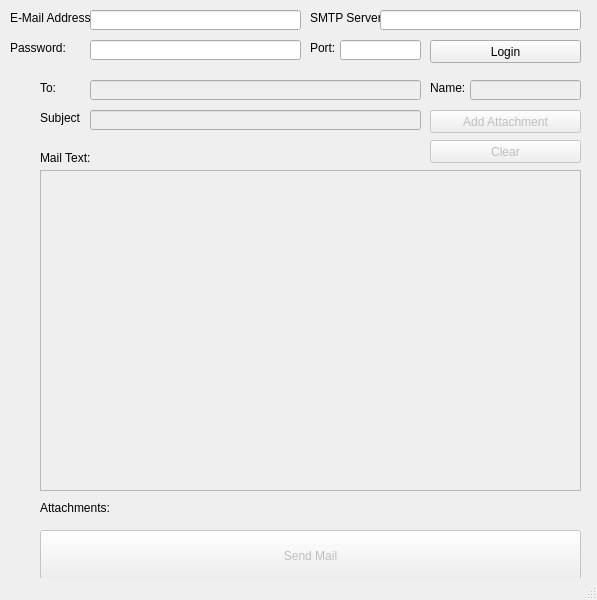
<?xml version="1.0" encoding="UTF-8"?>
<ui version="4.0">
 <class>MainWindow</class>
 <widget class="QMainWindow" name="MainWindow">
  <property name="geometry">
   <rect>
    <x>0</x>
    <y>0</y>
    <width>597</width>
    <height>600</height>
   </rect>
  </property>
  <property name="windowTitle">
   <string>MainWindow</string>
  </property>
  <widget class="QWidget" name="centralwidget">
   <widget class="QLabel" name="label">
    <property name="geometry">
     <rect>
      <x>10</x>
      <y>10</y>
      <width>81</width>
      <height>16</height>
     </rect>
    </property>
    <property name="text">
     <string>E-Mail Address: </string>
    </property>
   </widget>
   <widget class="QLabel" name="label_2">
    <property name="geometry">
     <rect>
      <x>310</x>
      <y>10</y>
      <width>71</width>
      <height>16</height>
     </rect>
    </property>
    <property name="text">
     <string>SMTP Server:</string>
    </property>
   </widget>
   <widget class="QLineEdit" name="lineEdit">
    <property name="enabled">
     <bool>true</bool>
    </property>
    <property name="geometry">
     <rect>
      <x>90</x>
      <y>10</y>
      <width>211</width>
      <height>20</height>
     </rect>
    </property>
   </widget>
   <widget class="QLineEdit" name="lineEdit_3">
    <property name="enabled">
     <bool>true</bool>
    </property>
    <property name="geometry">
     <rect>
      <x>90</x>
      <y>40</y>
      <width>211</width>
      <height>20</height>
     </rect>
    </property>
    <property name="echoMode">
     <enum>QLineEdit::Password</enum>
    </property>
   </widget>
   <widget class="QLabel" name="label_3">
    <property name="geometry">
     <rect>
      <x>10</x>
      <y>40</y>
      <width>81</width>
      <height>16</height>
     </rect>
    </property>
    <property name="text">
     <string>Password:</string>
    </property>
   </widget>
   <widget class="QLineEdit" name="lineEdit_2">
    <property name="enabled">
     <bool>true</bool>
    </property>
    <property name="geometry">
     <rect>
      <x>380</x>
      <y>10</y>
      <width>201</width>
      <height>20</height>
     </rect>
    </property>
    <property name="echoMode">
     <enum>QLineEdit::Normal</enum>
    </property>
   </widget>
   <widget class="QLabel" name="label_4">
    <property name="geometry">
     <rect>
      <x>310</x>
      <y>40</y>
      <width>41</width>
      <height>16</height>
     </rect>
    </property>
    <property name="text">
     <string>Port:</string>
    </property>
   </widget>
   <widget class="QLineEdit" name="lineEdit_4">
    <property name="enabled">
     <bool>true</bool>
    </property>
    <property name="geometry">
     <rect>
      <x>340</x>
      <y>40</y>
      <width>81</width>
      <height>20</height>
     </rect>
    </property>
   </widget>
   <widget class="QPushButton" name="pushButton">
    <property name="enabled">
     <bool>true</bool>
    </property>
    <property name="geometry">
     <rect>
      <x>430</x>
      <y>40</y>
      <width>151</width>
      <height>23</height>
     </rect>
    </property>
    <property name="text">
     <string>Login</string>
    </property>
   </widget>
   <widget class="QLabel" name="label_5">
    <property name="geometry">
     <rect>
      <x>40</x>
      <y>80</y>
      <width>41</width>
      <height>16</height>
     </rect>
    </property>
    <property name="text">
     <string>To:</string>
    </property>
   </widget>
   <widget class="QLineEdit" name="lineEdit_5">
    <property name="enabled">
     <bool>false</bool>
    </property>
    <property name="geometry">
     <rect>
      <x>90</x>
      <y>80</y>
      <width>331</width>
      <height>20</height>
     </rect>
    </property>
   </widget>
   <widget class="QPushButton" name="pushButton_2">
    <property name="enabled">
     <bool>false</bool>
    </property>
    <property name="geometry">
     <rect>
      <x>430</x>
      <y>110</y>
      <width>151</width>
      <height>23</height>
     </rect>
    </property>
    <property name="text">
     <string>Add Attachment</string>
    </property>
   </widget>
   <widget class="QLabel" name="label_6">
    <property name="geometry">
     <rect>
      <x>40</x>
      <y>110</y>
      <width>41</width>
      <height>16</height>
     </rect>
    </property>
    <property name="text">
     <string>Subject:</string>
    </property>
   </widget>
   <widget class="QLineEdit" name="lineEdit_6">
    <property name="enabled">
     <bool>false</bool>
    </property>
    <property name="geometry">
     <rect>
      <x>90</x>
      <y>110</y>
      <width>331</width>
      <height>20</height>
     </rect>
    </property>
   </widget>
   <widget class="QLabel" name="label_7">
    <property name="geometry">
     <rect>
      <x>40</x>
      <y>150</y>
      <width>61</width>
      <height>16</height>
     </rect>
    </property>
    <property name="text">
     <string>Mail Text:</string>
    </property>
   </widget>
   <widget class="QTextEdit" name="textEdit">
    <property name="enabled">
     <bool>false</bool>
    </property>
    <property name="geometry">
     <rect>
      <x>40</x>
      <y>170</y>
      <width>541</width>
      <height>321</height>
     </rect>
    </property>
   </widget>
   <widget class="QLabel" name="label_8">
    <property name="geometry">
     <rect>
      <x>40</x>
      <y>500</y>
      <width>431</width>
      <height>16</height>
     </rect>
    </property>
    <property name="text">
     <string>Attachments:</string>
    </property>
   </widget>
   <widget class="QPushButton" name="pushButton_3">
    <property name="enabled">
     <bool>false</bool>
    </property>
    <property name="geometry">
     <rect>
      <x>40</x>
      <y>530</y>
      <width>541</width>
      <height>51</height>
     </rect>
    </property>
    <property name="text">
     <string>Send Mail</string>
    </property>
   </widget>
   <widget class="QPushButton" name="pushButton_5">
    <property name="enabled">
     <bool>false</bool>
    </property>
    <property name="geometry">
     <rect>
      <x>430</x>
      <y>140</y>
      <width>151</width>
      <height>23</height>
     </rect>
    </property>
    <property name="text">
     <string>Clear</string>
    </property>
   </widget>
   <widget class="QLabel" name="label_9">
    <property name="geometry">
     <rect>
      <x>430</x>
      <y>80</y>
      <width>41</width>
      <height>16</height>
     </rect>
    </property>
    <property name="text">
     <string>Name:</string>
    </property>
   </widget>
   <widget class="QLineEdit" name="lineEdit_7">
    <property name="enabled">
     <bool>false</bool>
    </property>
    <property name="geometry">
     <rect>
      <x>470</x>
      <y>80</y>
      <width>111</width>
      <height>20</height>
     </rect>
    </property>
   </widget>
  </widget>
  <widget class="QStatusBar" name="statusbar"/>
 </widget>
 <tabstops>
  <tabstop>lineEdit</tabstop>
  <tabstop>lineEdit_3</tabstop>
  <tabstop>lineEdit_2</tabstop>
  <tabstop>lineEdit_4</tabstop>
  <tabstop>pushButton</tabstop>
  <tabstop>lineEdit_5</tabstop>
  <tabstop>lineEdit_7</tabstop>
  <tabstop>lineEdit_6</tabstop>
  <tabstop>pushButton_2</tabstop>
  <tabstop>textEdit</tabstop>
  <tabstop>pushButton_5</tabstop>
  <tabstop>pushButton_3</tabstop>
 </tabstops>
 <resources/>
 <connections/>
</ui>
